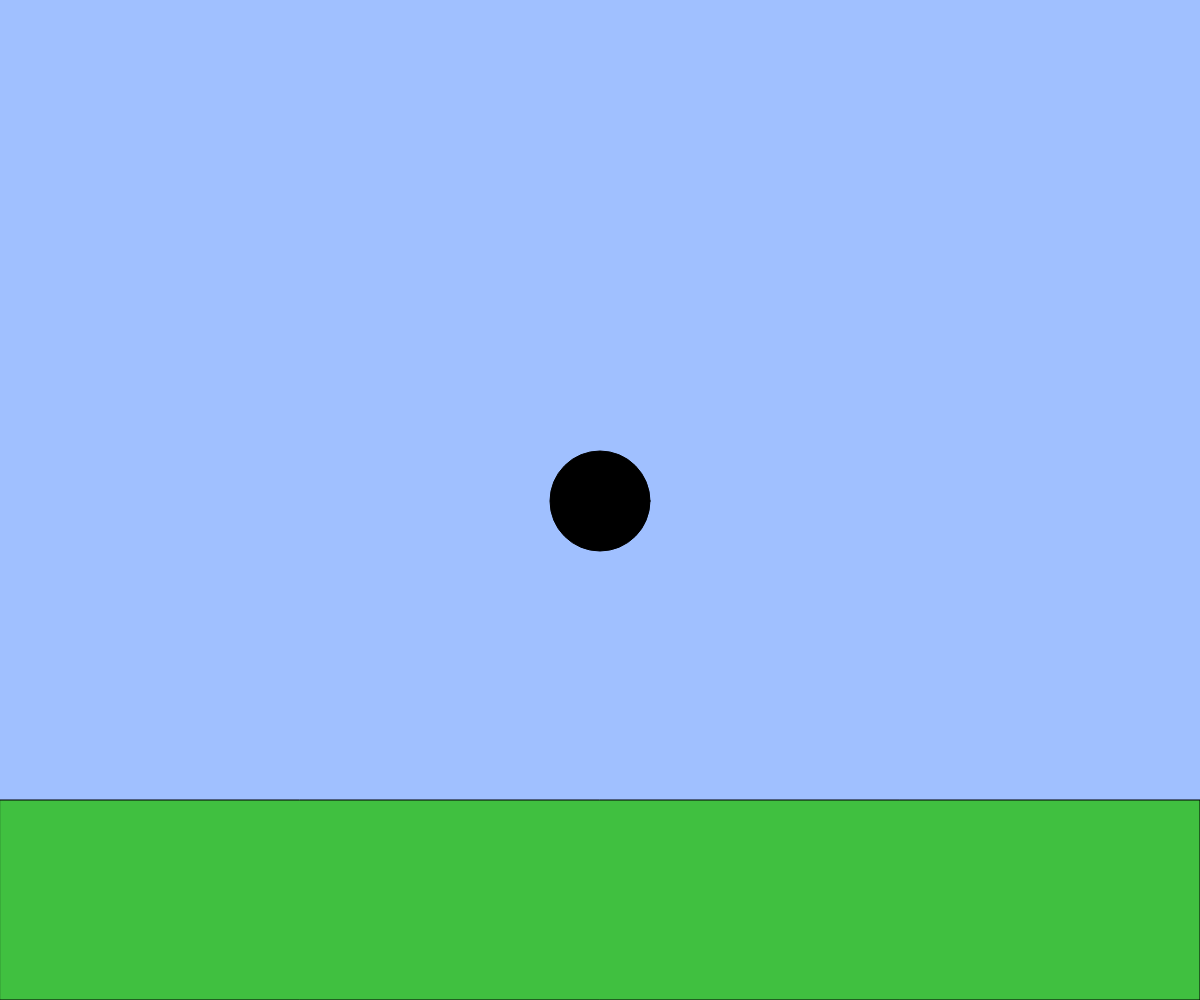
Frame 1 (no input)
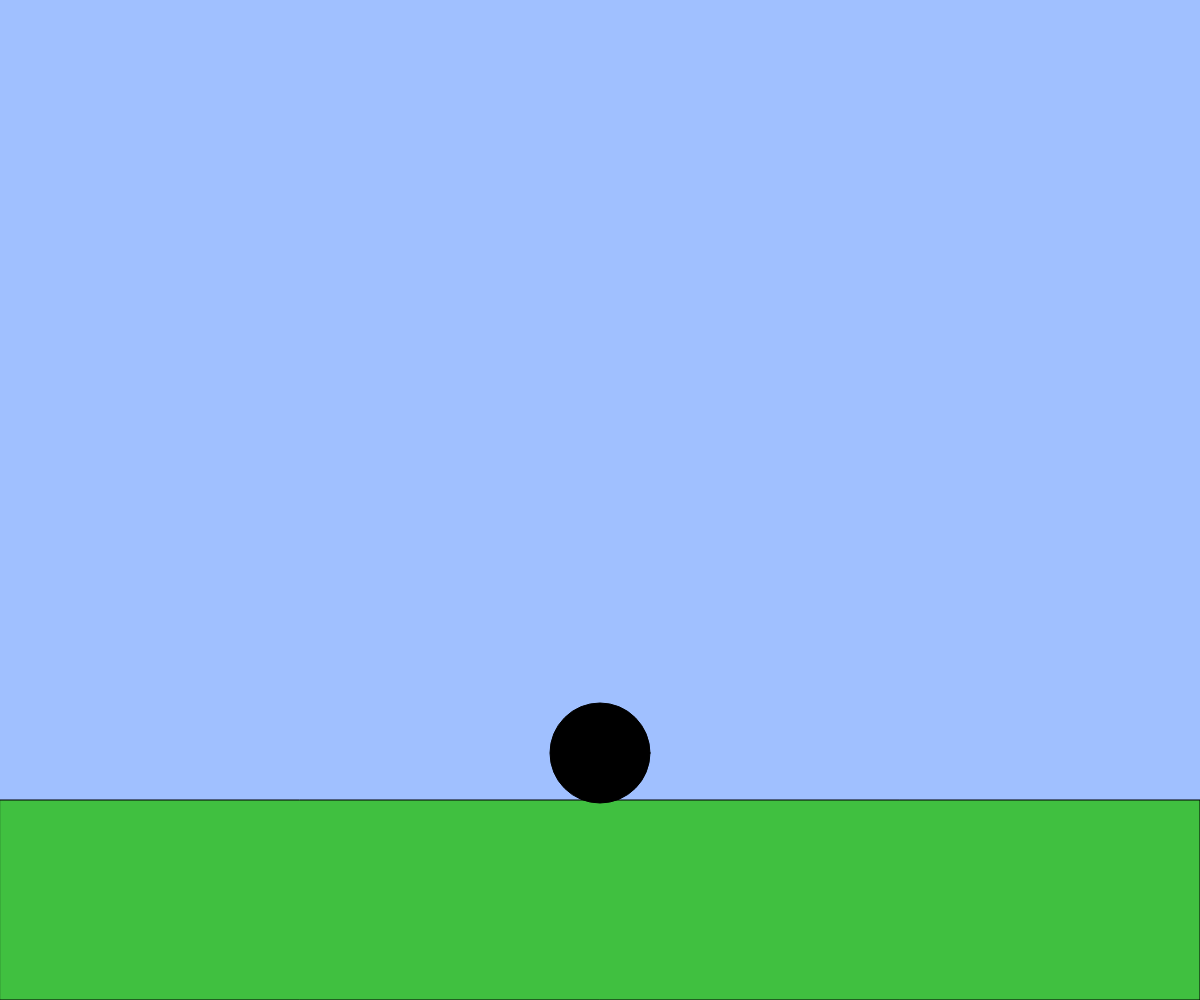
Frame 60 (no input)
Frame 120 (the mouse pressed at the canvas centre since frame 60): identical to frame 60, image omitted

The p5.js sketch that drew these frames (run headless with seeded random() and noise() and a simulated clock; from frame 60 on, the mouse is pressed at the canvas centre):

// p5.js sketch
// ── sketch.js
// 2D アニメーションゲームのようなインタラクション
let x, y;
let vx, vy;
const g = 1;

function setup(){
  createCanvas(windowWidth, windowHeight);
  x = width / 2;
  y = height / 2;
  vx = 0;
  vy = 0;
}

function windowResized(){
  resizeCanvas(windowWidth, windowHeight);
}

function draw(){
  background(160, 192, 255);
  const size = height * 0.1; // キャラクターのサイズ

  // 地面を描く
  const groundY = height * 0.8;
  fill(64, 192, 64);
  rect(0, groundY, width, height - groundY);

  // BLANK[1] キャラクターの左右移動
if(keyIsDown(LEFT_ARROW)){
  if (keyIsDown(SHIFT)){
    vx -= 1;}
    else{
      vx = -1;
    }
}

if(keyIsDown(RIGHT_ARROW)){
  if (keyIsDown(SHIFT)){
    vx += 1;}
    else{
      vx = 1;
    }
}
  
// BLANK[2] 重力とジャンプ
vy += g; // 重力を加える
if(y >= groundY - size /  2){
  vy = 0
} 
if(keyIsDown(UP_ARROW) && y >= groundY - size / 2){
  vy = -50; // ジャンプの速度
}


  // 速くなりすぎないように制限
  vx = constrain(vx, -20, 20);
  vy = constrain(vy, -50, 50);

  // 位置を更新
  x += vx;
  y += vy;

  // キャラクターを描く
  fill(0);
  ellipse(x, y, size, size);
}
